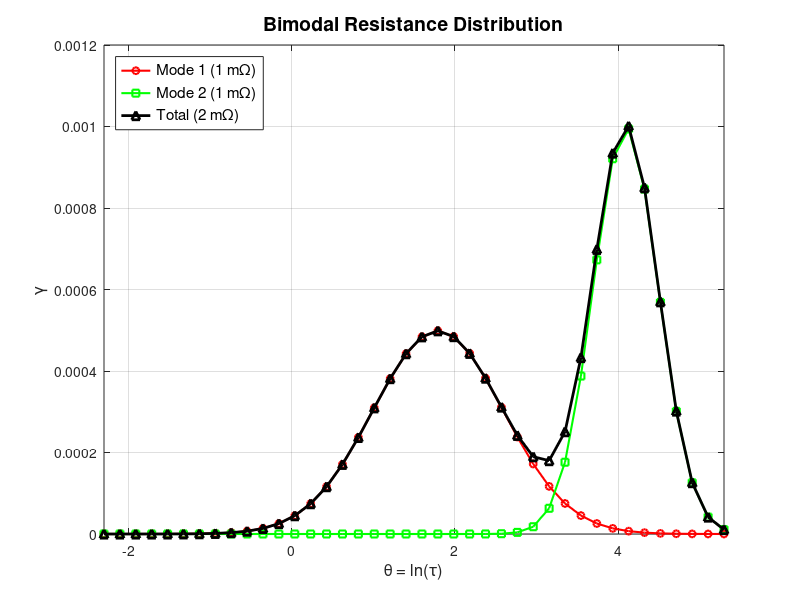

MATLAB code for this plot:
%% ===================================================================
%  – bimodal R(τ) 분포를 출력합니다.
%  – 각 모드의 면적(∑ R·Δ(lnτ))을 0.001 Ω(=1 mΩ)으로 정규화
%% ===================================================================
clc; clear; close all;

%% 1) 그리드 및 저항분포 설정
n    = 40;                     % RC 개수
tau_min  = 0.1; tau_max = 200;      % τ 범위 0.1 ~ 130 s
tau      = logspace(log10(tau_min), log10(tau_max), n).';  % τ 그리드 설정

% µ= ln(τ_peak), σ는 폭 조절
mu1    = log(6);       sigma1 = 0.8;    % 모드1: τ≈6 s 주변
mu2    = log(60);      sigma2 = 0.4;    % 모드2: τ≈60 s 주변

% 각 mode 면적 설정
mode1 = 0.001; %[Ω]
mode2 = 0.001; %[Ω]

%% 2) γ 함수 계산 (연속 로그정규 PDF 식)
gamma1 = 1./(sigma1 * sqrt(2*pi)) .* exp( - (log(tau) - mu1).^2 ./ (2*sigma1^2) );
gamma2 = 1./(sigma2 * sqrt(2*pi)) .* exp( - (log(tau) - mu2).^2 ./ (2*sigma2^2) );

%% 3) Δ(ln τ) = Δθ 계산 (중앙차분 방식)
theta = log(tau);
dtheta   = zeros(n,1);
dtheta(1)    = theta(2)      - theta(1);
dtheta(end)  = theta(end)    - theta(end-1);
for i = 2:n-1
    dtheta(i) = (theta(i+1) - theta(i-1))/2;
end

%% 4) 각 모드 면적 정규화 (=1 mΩ)
%   Σ[γ(i) * Δθ(i)] = 1 이 되도록 먼저 나눈 뒤, 0.001 Ω 곱함
gamma1 = gamma1 ./ sum( gamma1 .* dtheta );   % Σ[γ₁·Δlnτ] = 1
gamma2 = gamma2 ./ sum( gamma2 .* dtheta );   % Σ[γ₂·Δlnτ] = 1

R1     = gamma1 * mode1;  % (n×1), Σ[R1·Δlnτ] = 0.001 Ω
R2     = gamma2 * mode2;  % (n×1), Σ[R2·Δlnτ] = 0.001 Ω
R_tot  = R1 + R2;         % (n×1), Σ[R_tot·Δlnτ] = 0.002 Ω

% % 면적 확인 출력 (옵션)
% S1 = sum( R1    .* dtheta );
% S2 = sum( R2    .* dtheta );
% St = sum( R_tot .* dtheta );
% fprintf('Mode1 합 = %.4g Ω, Mode2 합 = %.4g Ω, Total 합 = %.4g Ω\n', S1, S2, St);

%% 5) 그래프 그리기
figure('Name','Bimodal R(\tau) Distribution','Color','w');
plot(theta, R1, 'r-o', 'LineWidth',1.5, 'MarkerSize',5, 'DisplayName','Mode 1 (1 mΩ)'); hold on;
plot(theta, R2, 'g-s', 'LineWidth',1.5, 'MarkerSize',5, 'DisplayName','Mode 2 (1 mΩ)');
plot(theta, R_tot, 'k-^','LineWidth',2, 'MarkerSize',6, 'DisplayName','Total (2 mΩ)');
xlabel('\theta = ln(\tau)', 'FontSize',12);
ylabel('\gamma', 'FontSize',12);
title('Bimodal Resistance Distribution', 'FontSize',14);
grid on; legend('Location','northwest','FontSize',11);
xlim([log(tau_min) log(tau_max)]);
